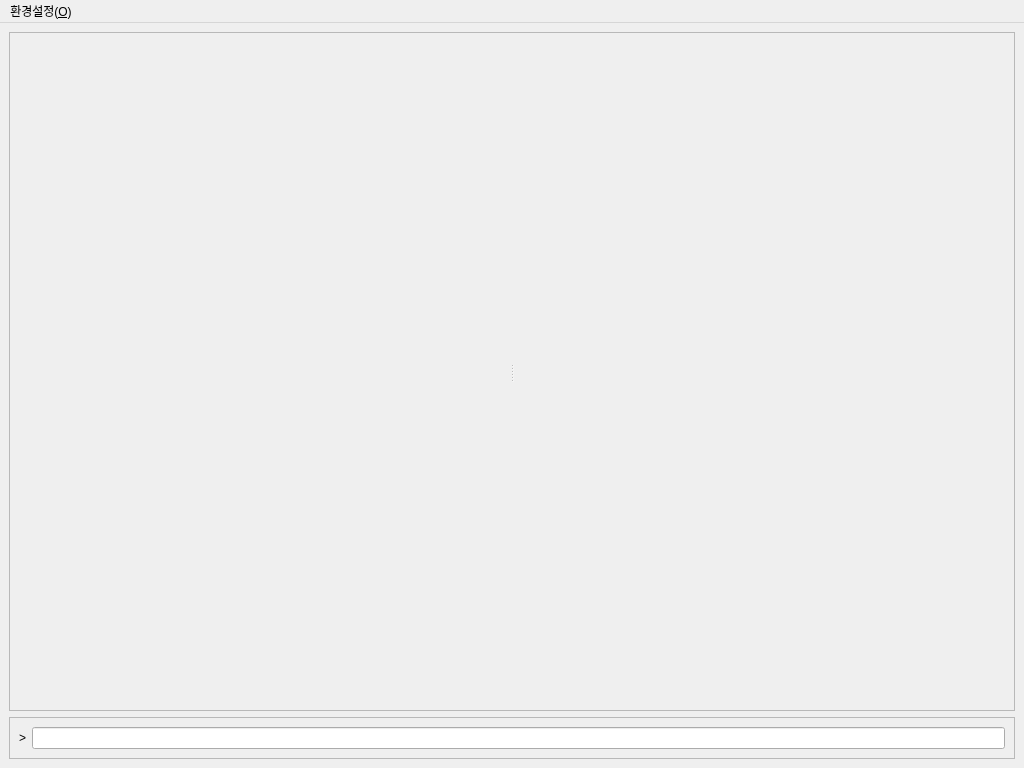
<?xml version="1.0" encoding="UTF-8"?>
<ui version="4.0">
 <class>dlgMain</class>
 <widget class="QMainWindow" name="dlgMain">
  <property name="geometry">
   <rect>
    <x>0</x>
    <y>0</y>
    <width>1024</width>
    <height>768</height>
   </rect>
  </property>
  <property name="windowTitle">
   <string>MainWindow</string>
  </property>
  <widget class="QWidget" name="centralwidget">
   <layout class="QVBoxLayout" name="verticalLayout">
    <item>
     <widget class="QFrame" name="frame">
      <property name="sizePolicy">
       <sizepolicy hsizetype="Preferred" vsizetype="Expanding">
        <horstretch>0</horstretch>
        <verstretch>0</verstretch>
       </sizepolicy>
      </property>
      <property name="frameShape">
       <enum>QFrame::Shape::StyledPanel</enum>
      </property>
      <property name="frameShadow">
       <enum>QFrame::Shadow::Raised</enum>
      </property>
      <layout class="QVBoxLayout" name="verticalLayout_2">
       <item>
        <widget class="QSplitter" name="splitter">
         <property name="orientation">
          <enum>Qt::Orientation::Horizontal</enum>
         </property>
         <widget class="CmpPanel" name="cmpLeftPanel" native="true"/>
         <widget class="CmpPanel" name="cmpRightPanel" native="true"/>
        </widget>
       </item>
      </layout>
     </widget>
    </item>
    <item>
     <widget class="QFrame" name="frame_2">
      <property name="sizePolicy">
       <sizepolicy hsizetype="Minimum" vsizetype="Minimum">
        <horstretch>0</horstretch>
        <verstretch>0</verstretch>
       </sizepolicy>
      </property>
      <property name="frameShape">
       <enum>QFrame::Shape::StyledPanel</enum>
      </property>
      <property name="frameShadow">
       <enum>QFrame::Shadow::Raised</enum>
      </property>
      <layout class="QHBoxLayout" name="horizontalLayout">
       <item>
        <widget class="QLabel" name="lblPrompt">
         <property name="text">
          <string>&gt;</string>
         </property>
         <property name="alignment">
          <set>Qt::AlignmentFlag::AlignRight|Qt::AlignmentFlag::AlignTrailing|Qt::AlignmentFlag::AlignVCenter</set>
         </property>
        </widget>
       </item>
       <item>
        <widget class="QLineEdit" name="edtPrompt"/>
       </item>
      </layout>
     </widget>
    </item>
   </layout>
  </widget>
  <widget class="QMenuBar" name="menubar">
   <property name="geometry">
    <rect>
     <x>0</x>
     <y>0</y>
     <width>1024</width>
     <height>21</height>
    </rect>
   </property>
   <widget class="QMenu" name="menu_O">
    <property name="title">
     <string>환경설정(&amp;O)</string>
    </property>
    <addaction name="acShowMainOpts"/>
   </widget>
   <addaction name="menu_O"/>
  </widget>
  <action name="acShowMainOpts">
   <property name="text">
    <string>옵션(&amp;O)</string>
   </property>
  </action>
 </widget>
 <customwidgets>
  <customwidget>
   <class>CmpPanel</class>
   <extends>QWidget</extends>
   <header>cmppanel.hpp</header>
   <container>1</container>
  </customwidget>
 </customwidgets>
 <resources/>
 <connections/>
</ui>
